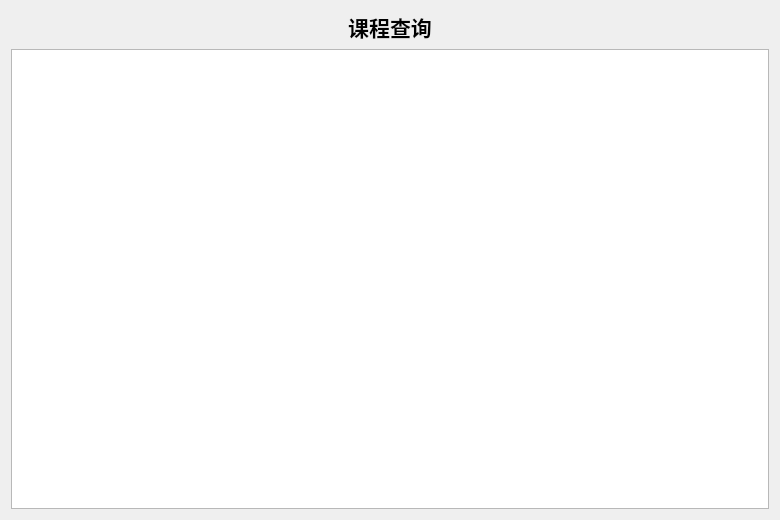
<?xml version="1.0" encoding="UTF-8"?>
<ui version="4.0">
 <class>CourseQueryPage</class>
 <widget class="QWidget" name="CourseQueryPage">
  <property name="geometry">
   <rect>
    <x>0</x>
    <y>0</y>
    <width>780</width>
    <height>520</height>
   </rect>
  </property>
  <property name="windowTitle">
   <string>Form</string>
  </property>
  <layout class="QVBoxLayout" name="verticalLayout">
   <item>
    <widget class="QLabel" name="title_label">
     <property name="font">
      <font>
       <pointsize>16</pointsize>
       <weight>75</weight>
       <bold>true</bold>
      </font>
     </property>
     <property name="text">
      <string>课程查询</string>
     </property>
     <property name="alignment">
      <set>Qt::AlignCenter</set>
     </property>
    </widget>
   </item>
   <item>
    <widget class="QTableWidget" name="course_table"/>
   </item>
  </layout>
 </widget>
 <resources/>
 <connections/>
</ui>
